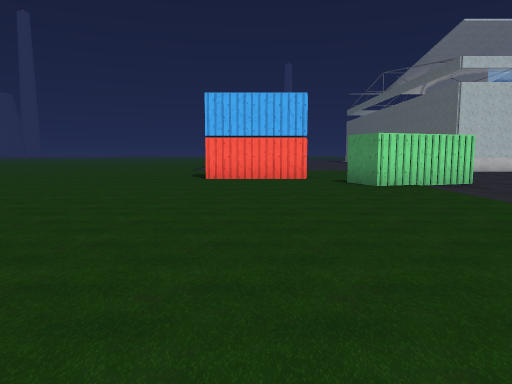
View 1 (above)

24 first-person views from a walk through a 3-D level made in the Godot game engine. The camera is 1.5 m above the floor, tilts 6° down and sees 70° across. The floor is counted in squares, 2 m on a side. Each view is taken from the middle of a square. On the plan, view 1 faces up. The plan holds only what a view shows up to about 11 squares ahead; the rest is blank. The place goes on beyond the plan.

View 2
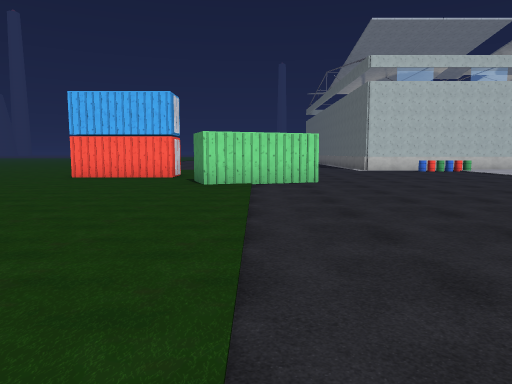

View 3
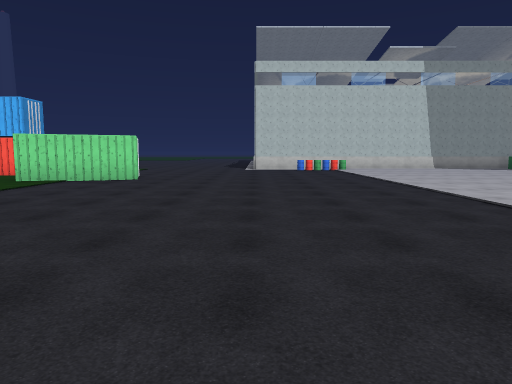

View 4
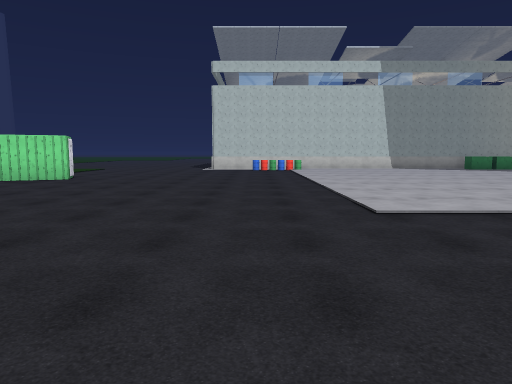

View 5
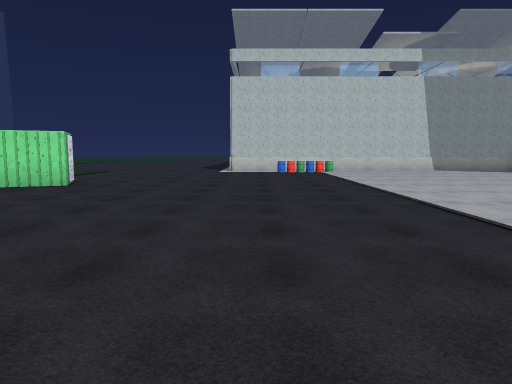

View 6
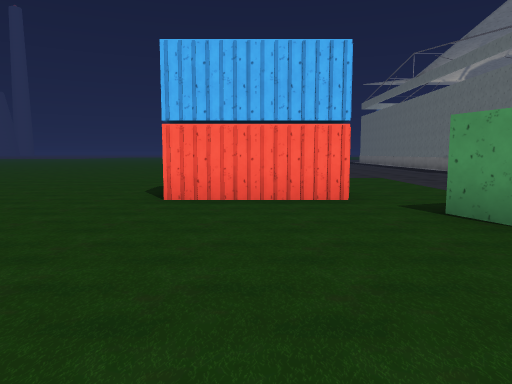

View 7
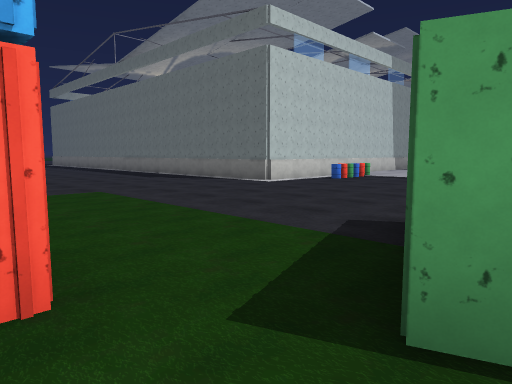

View 8
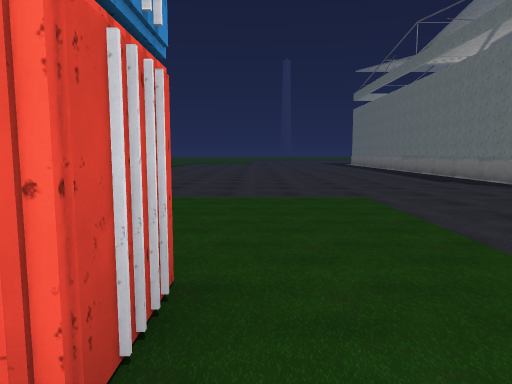

View 9
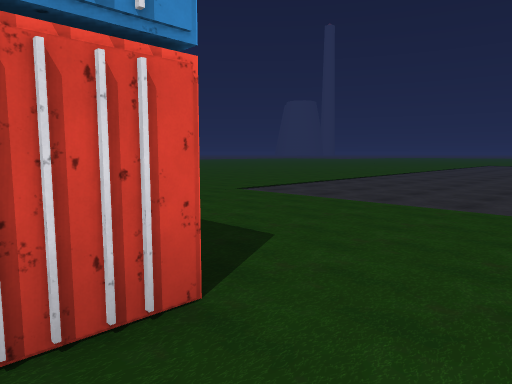

View 10
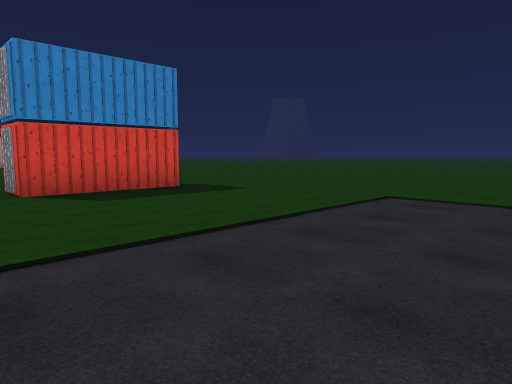

View 11
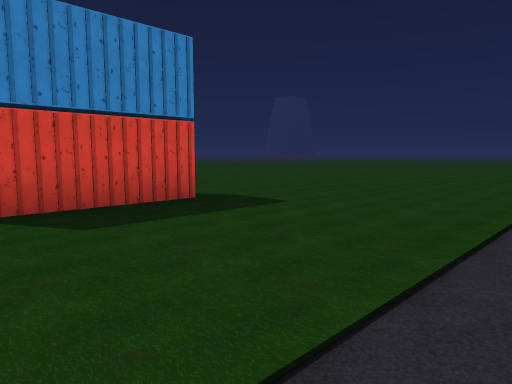

View 12
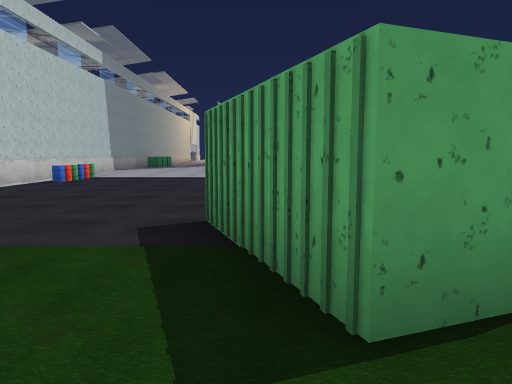

View 13
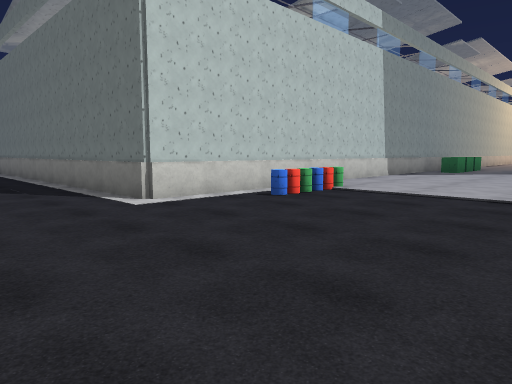

View 14
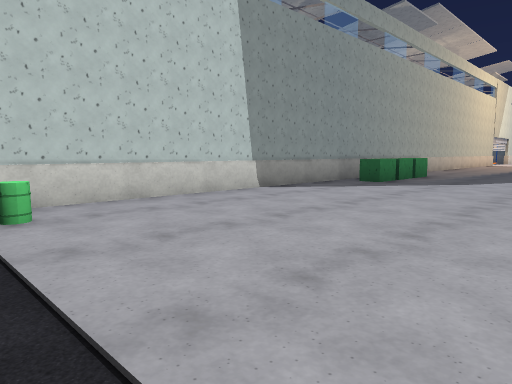

View 15
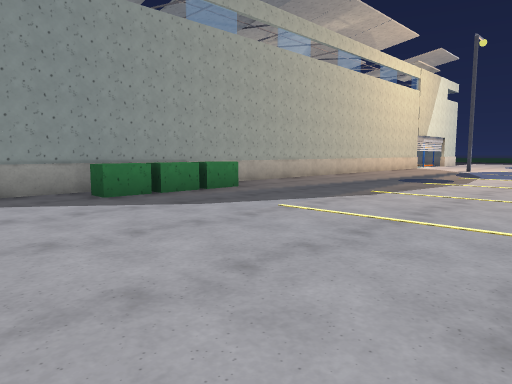

View 16
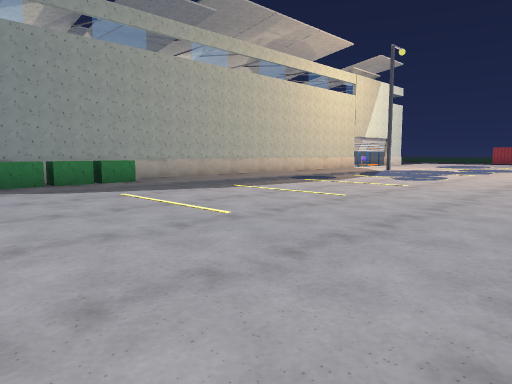

View 17
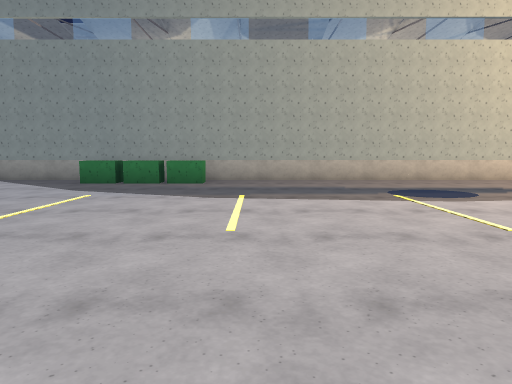

View 18
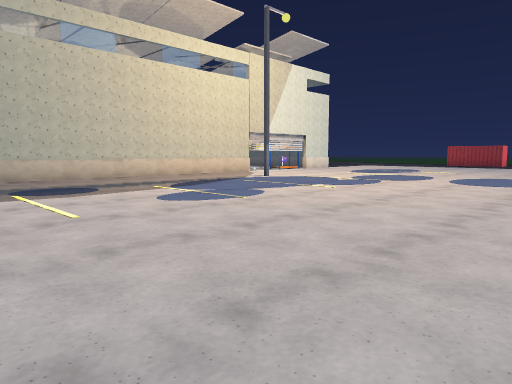

View 19
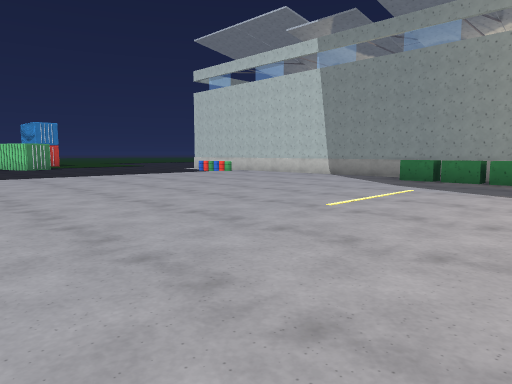

View 20
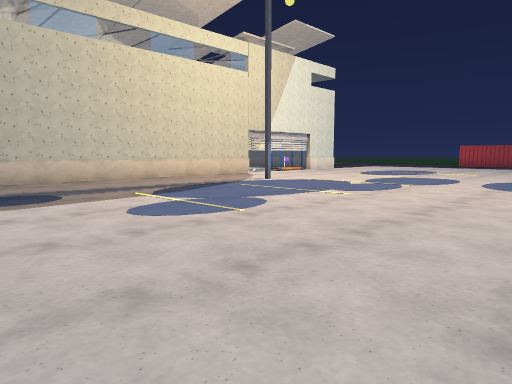

View 21
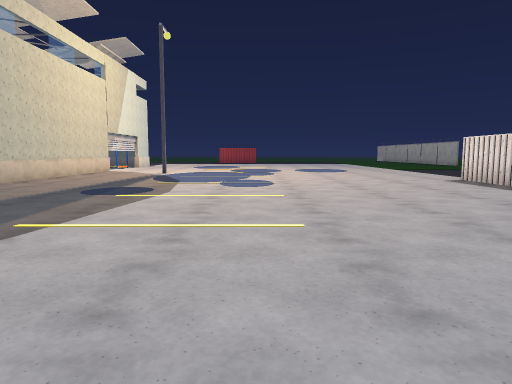

View 22
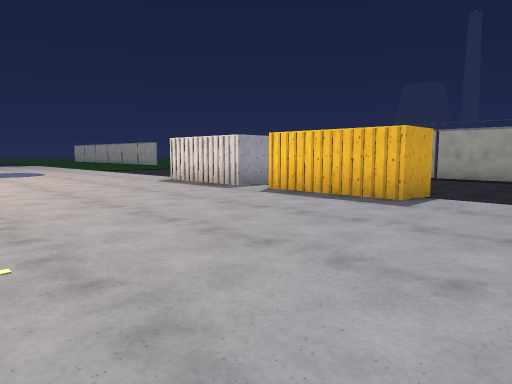

View 23
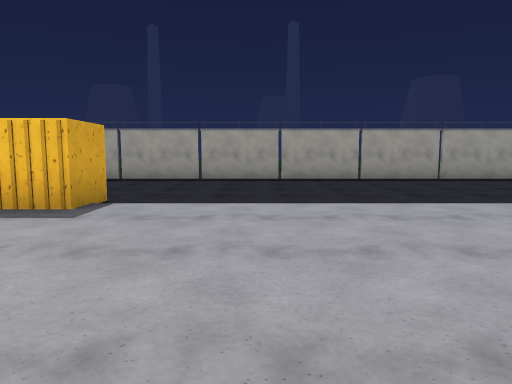

View 24
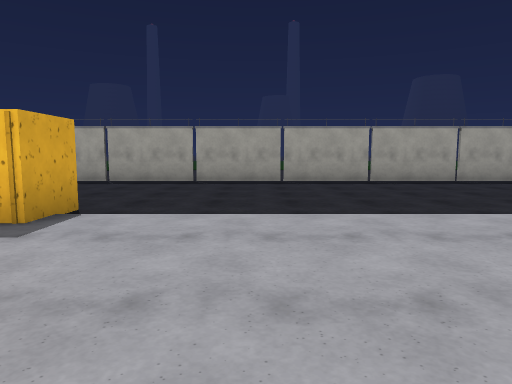

### Floor plan
Points are (right, up) in squares from view 1. A wall is a line through its corners. A room is listed if a view was taken in it or the views show most of it. See-through windows are left out.
Room 1 (views 1, 2, 3, 4, 5, 6, 7, 8, 9, 10, 11, 12, 13, 14, 15, 16, 17, 18, 19, 20, 21, 22, 23, 24)
walls: (5.7, 9.5) (2.8, 8.4) (2.4, 9.6) (5.2, 10.6) (5.7, 9.5); (-1.5, 12.1) (1.5, 12.1) (1.5, 10.9) (-1.5, 10.9); (14.6, -2.5) (27.1, -2.5); (24.5, 2.9) (24.5, 4.1) (27.5, 4.1); (28.5, 4.1) (31.5, 4.1); (32.4, 16.4) (8.9, 16.4) (8.9, 23.8)
low walls: (13, 15.2) (12.3, 15.4) (11.3, 15.2); (13, 15.3) (12.3, 15.1) (11.7, 15.3)
ways out: closed door at (1.5, 11.5); closed door at (5, 10); closed door at (27.5, 3.5); closed door at (31.5, 3.5); gap at (11, 16)
objects: barrel (11, 15); block (21, 16); block (22, 16); block (23, 16)

Where each view was taken, in squares from view 1:
view 1: 0 up, 0 right, facing up
view 2: 0 up, 4 right, facing up
view 3: 1 down, 9 right, facing up
view 4: 1 down, 11 right, facing up
view 5: 1 up, 10 right, facing up
view 6: 5 up, 0 right, facing up
view 7: 9 up, 1 right, facing up-right
view 8: 10 up, 2 right, facing up
view 9: 11 up, 3 right, facing up-left
view 10: 19 up, 3 right, facing down-left
view 11: 17 up, 2 right, facing down-left
view 12: 10 up, 1 right, facing right
view 13: 11 up, 6 right, facing up-right
view 14: 11 up, 12 right, facing up-right
view 15: 9 up, 18 right, facing up-right
view 16: 6 up, 19 right, facing up-right
view 17: 6 up, 25 right, facing up
view 18: 5 up, 26 right, facing up-right
view 19: 5 up, 25 right, facing up-left
view 20: 6 up, 27 right, facing up-right
view 21: 10 up, 21 right, facing right
view 22: 10 up, 22 right, facing down-right
view 23: 9 up, 22 right, facing down
view 24: 8 up, 22 right, facing down
